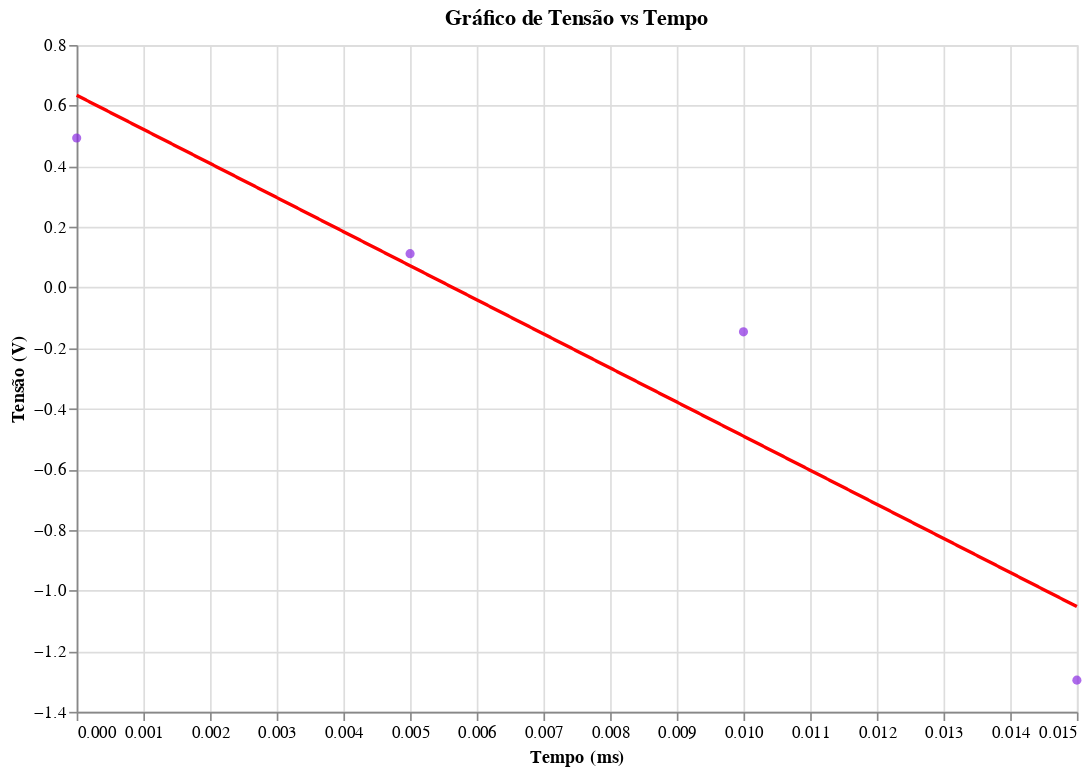

Source (notebook cell):
### Code cell
data2 = aj.slicing_data(data,[0,0.5])

data_regres, b, cov = aj.regres_exp(data2,arg=[1,100,-0.5])
(aj.data_x_regression(data2,data_regres)).display()
print(b)

#tal_dc = 1/(b*1000)

### Figure 1 — Vega-Lite specification as saved in the notebook (floating-point values rounded to 4 significant figures; data arrays with more than 128 entries replaced by an {"elided": "..."} marker saying what was removed)
{"config": {"view": {"continuousWidth": 300, "continuousHeight": 300}}, "layer": [{"data": {"name": "data-974ed4a5dae585e138a897a249fb02f9"}, "mark": {"type": "circle", "color": "blueviolet"}, "encoding": {"x": {"field": "Time", "scale": {"domain": [0.0, 0.015]}, "title": "Tempo (ms)", "type": "quantitative"}, "y": {"field": "U_b", "title": "Tensão (V)", "type": "quantitative"}}, "title": "Gráfico de Tensão vs Tempo"}, {"data": {"name": "data-a2a9d5195dae01b7a5e24825e651370b"}, "mark": {"type": "line", "color": "red"}, "encoding": {"x": {"field": "Time", "scale": {"domain": [0.0, 0.015]}, "title": "Tempo (ms)", "type": "quantitative"}, "y": {"field": "U_b", "title": "Tensão (V)", "type": "quantitative"}}, "title": "Gráfico de Tensão vs Tempo"}], "height": 400, "width": 600, "$schema": "https://vega.github.io/schema/vega-lite/v5.20.1.json", "datasets": {"data-974ed4a5dae585e138a897a249fb02f9": [{"Time": 0.0, "U_b": 0.4931}, {"Time": 0.005, "U_b": 0.1116}, {"Time": 0.01, "U_b": -0.1463}, {"Time": 0.015, "U_b": -1.295}], "data-a2a9d5195dae01b7a5e24825e651370b": {"elided": "1000 records"}}}
